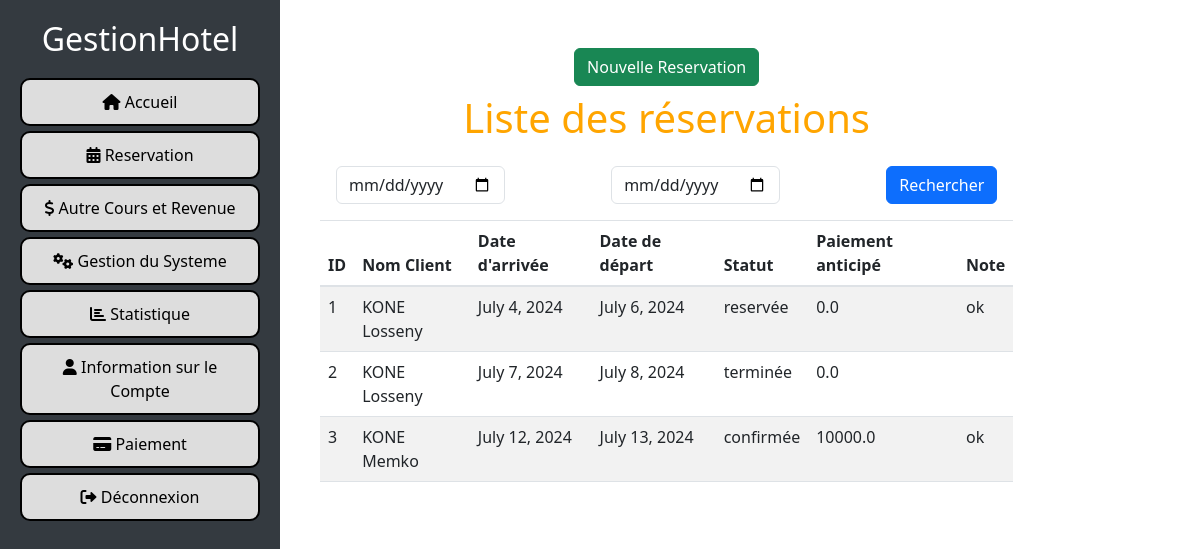
/reservation/ (signed in), run on the app's committed database.
### reservation/models.py (models this page shows, shortened)
class BaseReservation(models.Model):
    proprietaire = models.ForeignKey(settings.AUTH_USER_MODEL, on_delete=models.CASCADE)
    nom_client = models.CharField(max_length=50)
    prenom_client = models.CharField(max_length=150)
    telephone = models.CharField(max_length=15, null=True, blank=True)  # Nouveau champ pour le téléphone
    date_arrivee = models.DateField(null=True)
    date_depart = models.DateField(null=True)
    adulte_suplementaire = models.IntegerField(null=True)
    enfant_suplementaire = models.IntegerField(null=True)
    paiement_anticipe = models.FloatField(default=0)
    frais_suplementaire = models.FloatField(default=0)
    remise = models.FloatField(default=0, null=True, blank=True)  # Nouveau champ pour la remise
    chambre = models.ForeignKey(Chambre, on_delete=models.CASCADE)
    STATUT_CHOICES = [
        ('reservée', 'Reservée'),
        ('confirmée', 'Confirmée'),
        ('terminée', 'Terminée'),
    ]
    statut = models.CharField(max_length=10, choices=STATUT_CHOICES, null=True)
    note = models.TextField(blank=True, null=True)
    numero_facture = models.CharField(max_length=50, null=True, blank=True)
    class Meta:
        abstract = True

class Reservation(BaseReservation):
    pass

### reservation/views.py (the view)
# urls.py: path('', liste_reservation, name='liste_reservation'),
@login_required
def liste_reservation(request):
    start_date = request.GET.get('start_date')
    end_date = request.GET.get('end_date')
    if start_date and end_date:
        start_date = datetime.strptime(start_date, '%Y-%m-%d')
        end_date = datetime.strptime(end_date, '%Y-%m-%d')
        reservations = Reservation.objects.filter(proprietaire=request.user, date_arrivee__gte=start_date, date_arrivee__lte=end_date)
    else:
        reservations = Reservation.objects.filter(proprietaire=request.user)
    context = {'reservations': reservations}
    return render(request, 'reservation/liste_reservation.html', context)

### configuration/context_processors.py (called while the page is built)
def configuration_hotel(request):
    try:
        configuration = Configuration.objects.latest('id')
    except Configuration.DoesNotExist:
        configuration = None
    return {'configuration': configuration}

### reservation/templates/reservation/liste_reservation.html (shortened to what this page needs)
{% load static %}
<!DOCTYPE html>
<html lang="fr">
<head>
    <link rel="stylesheet" href="https://stackpath.bootstrapcdn.com/bootstrap/4.5.2/css/bootstrap.min.css">
    <link rel="stylesheet" href="https://cdnjs.cloudflare.com/ajax/libs/font-awesome/5.15.4/css/all.min.css">
    <link href="{% static 'style.css' %}" rel="stylesheet">
</head>
<body>
    {% include 'menu.html' %}
    <div id="content">
        <div class="container-fluid">
            <div class="row">
                <div id="content">
                    <div class="d-flex justify-content-center align-items-center my-2">
                        <a href="{% url 'add_reservation' %}" class="btn btn-success text-center">Nouvelle Reservation</a>
                    </div>
                    <h1 class="text-center orange">Liste des réservations</h1>
                    <form method="GET" action="{% url 'liste_reservation' %}" class="form-inline">
                        <input type="date" class="form-control m-3" id="start_date" name="start_date">
                        <input type="date" class="form-control m-3" id="end_date" name="end_date">
                        <button type="submit" class="btn btn-primary btn-custom m-3">Rechercher</button>
                    </form>
                    <div class="table-container">
                        <table class="table table-striped ">
                            <thead>
                                <tr>
                                    <th>ID</th>
                                    <th>Nom Client</th>
                                    <th>Date d'arrivée</th>
                                    <th>Date de départ</th>
                                    <th>Statut</th>
                                    <th>Paiement anticipé</th>
                                    <th>Note</th>
                                </tr>
                            </thead>
                            <tbody>
                                {% for reservation in reservations %}
                                    <tr>
                                        <td>{{ reservation.id }}</td>
                                        <td>{{ reservation.nom_client }} {{ reservation.prenom_client }}</td>
                                        <td>{{ reservation.date_arrivee }}</td>
                                        <td>{{ reservation.date_depart }}</td>
                                        <td>{{ reservation.statut }}</td>
                                        <td>{{ reservation.paiement_anticipe }}</td>
                                        <td>{{ reservation.note }}</td>
                                    </tr>
                                {% empty %}
                                    <tr>
                                        <td colspan="7">Aucune réservation enregistrée pour cet intervalle de dates.</td>
                                    </tr>
                                {% endfor %}
                            </tbody>
                        </table>
                    </div>
                </div>
            </div>
        </div>
    </div>
</body>
</html>

### static/style.css (style rules this page uses)
body { display: flex; height: 100vh; overflow: hidden; margin: 0; }
#content { width: 83.33%; padding: 20px; overflow-y: auto; }
.btn-custom { width: auto; height: 38px; margin-bottom: 20px; font-size: 14px; }
.orange { color: orange; }
.form-inline { display: flex; align-items: center; justify-content: space-between; }

### data on the page
Reservation: id "1", nom_client "KONE", prenom_client "Losseny", date_arrivee "July 4, 2024", date_depart "July 6, 2024", statut "reservée", paiement_anticipe "0.0", note "ok"
Reservation: id "2", nom_client "KONE", prenom_client "Losseny", date_arrivee "July 7, 2024", date_depart "July 8, 2024", statut "terminée", paiement_anticipe "0.0"
Reservation: id "3", nom_client "KONE", prenom_client "Memko", date_arrivee "July 12, 2024", date_depart "July 13, 2024", statut "confirmée", paiement_anticipe "10000.0", note "ok"
